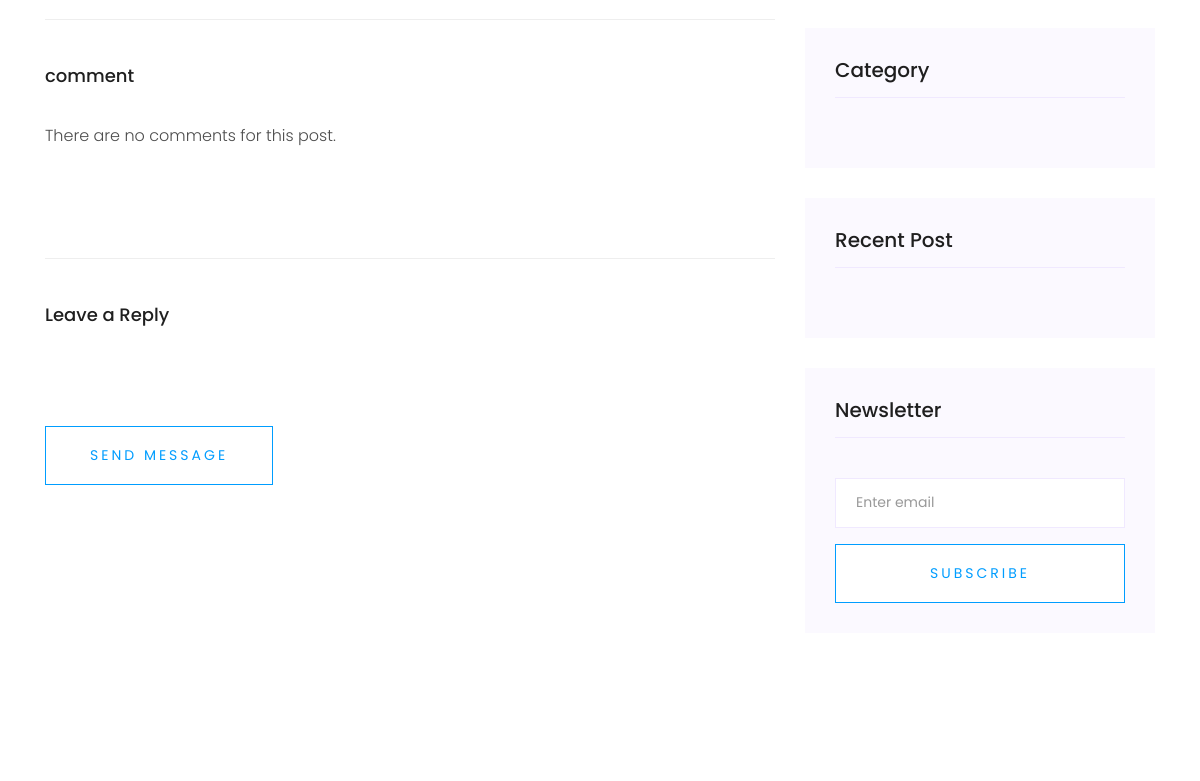
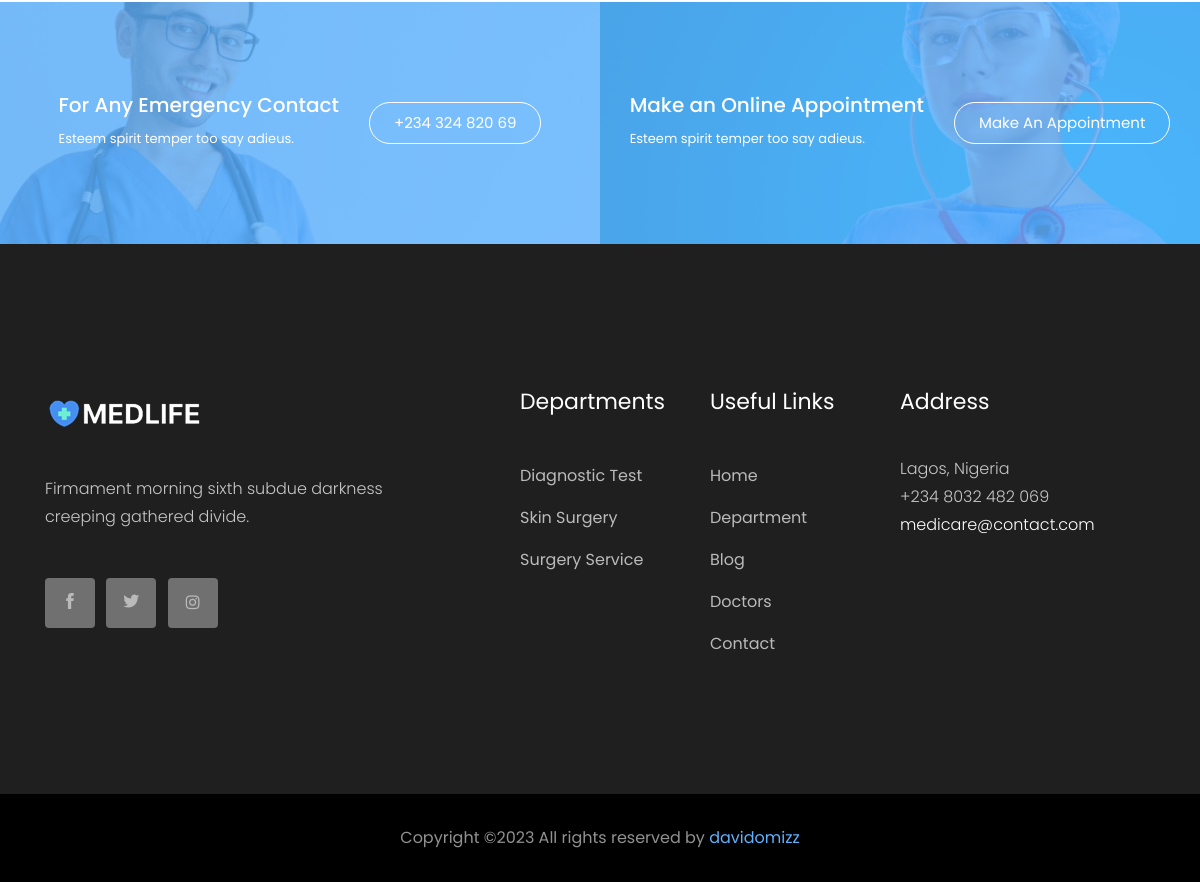
Page /single/diagnostic-test/ (lower part) on the earlier database version (2 pictures, top to bottom).
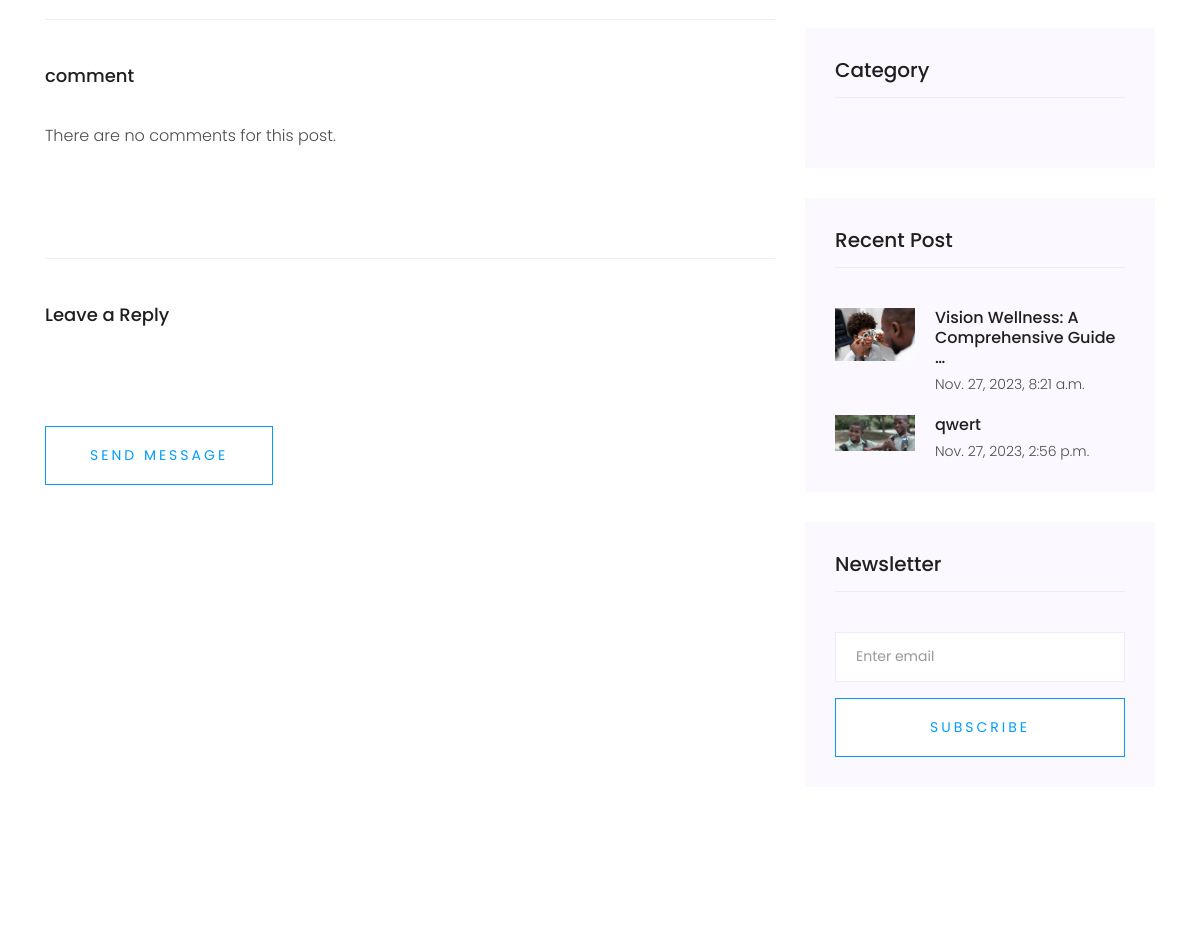
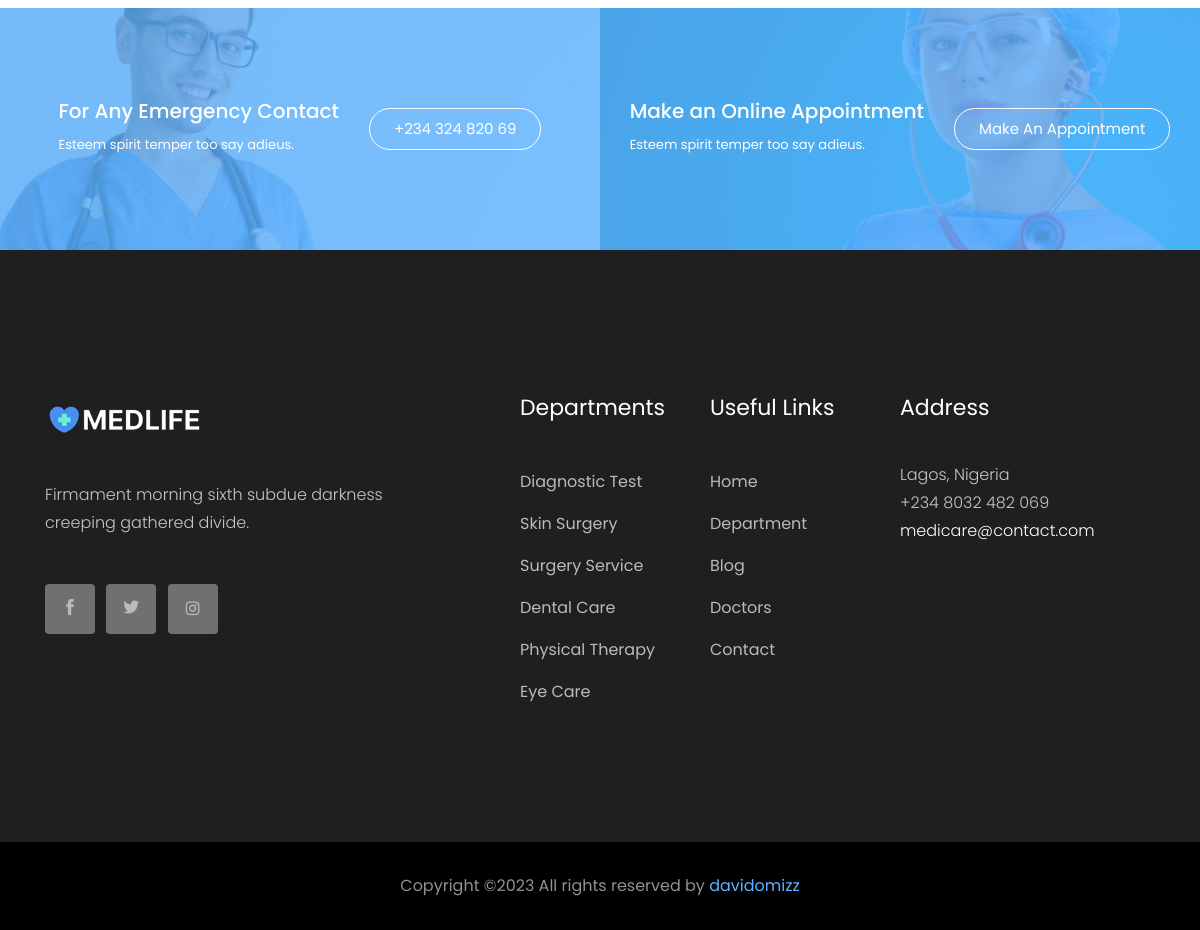
Same page on the later database version (2 pictures, top to bottom).
### app/models.py (models this page shows, shortened)
class Department(models.Model):
    image = models.ImageField(upload_to='department-images')
    name = models.CharField(max_length=255)
    slug = models.SlugField(max_length=255, unique=True, null= True, blank=True)
    description = RichTextField()

class Post(models.Model):
    image = models.ImageField(upload_to='blog')
    title = models.CharField(max_length=255)
    created_on = models.DateTimeField(auto_now_add=True)
    updated_on = models.DateTimeField(auto_now= True)
    views = models.PositiveIntegerField(default=0)
    author = models.ForeignKey(User, on_delete= models.CASCADE,related_name='blog_post')
    category = models.ForeignKey(Category, null=True, blank=True, on_delete=models.CASCADE)
    slug = models.SlugField(max_length=300, unique=True)
    content = RichTextField()

### app/views.py (the view)
# urls.py: path('single/<slug:slug>/', views.single_post, name='single_post'),
def single_post(request, slug):
    return handle_form_submission(request, 'single-blog.html', 'blog', slug)

### app/forms.py
class AppointmentForm(forms.ModelForm):
    patient_name = forms.CharField(label='Full Name',widget=forms.TextInput(attrs={'placeholder': 'Enter full name', 'required': True})
    )
    patient_email = forms.EmailField(label='Email',widget=forms.TextInput(attrs={'placeholder': 'Enter your email', 'type': 'email'})
    )
    appointment_date = forms.DateField(widget=forms.TextInput(attrs={'placeholder': 'Enter your appointment date', 'type': 'date'})
    )
    appointment_time = forms.TimeField(widget=forms.TextInput(attrs={'placeholder': 'Enter your appointment time', 'type': 'time'})
    )
    doctor = forms.ModelChoiceField(queryset=Doctor.objects.all(),empty_label=None,widget=forms.Select(attrs={'required': True}))
    number = forms.CharField(max_length=15,widget=forms.TextInput(attrs={'placeholder': 'Enter your phone number', 'type': 'number'}), required=True)
    department = forms.ModelChoiceField(queryset=Department.objects.all(),empty_label=None, widget=forms.Select(attrs={'required': True})
    )
    class Meta:
        model = Appointment
        fields = ('patient_name', 'appointment_date', 'appointment_time', 'doctor', 'number', 'patient_email', 'department')

### app/templates/single-blog.html (shortened to what the changed rows need)
{% extends 'base.html' %}
{% load static %}
{% block content %}
   <section class="blog_area single-post-area section-padding">
      <div class="container">
         <div class="row">
            <div class="col-lg-4">
               <div class="blog_right_sidebar">
                  <aside class="single_sidebar_widget popular_post_widget">
                     {% if posts %}
                        {% for post in posts %}
                           <div class="media post_item">
                              <img src="{{ post.image.url }}" alt="post" width="80">
                              <div class="media-body">
                                 <a href="single-blog.html">
                                    <h3>{{ post.title|truncatewords:5 }}</h3>                                 </a>
                                 <p>{{ post.created_on }}</p>
                              </div>
                           </div>
                        {% endfor %}
                     {% endif %}
                  </aside>
               </div>
            </div>
         </div>
      </div>
   </section>
   {% endblock %}

### app/templates/base.html (shortened to what the changed rows need)
{% load static %}
<!doctype html>
<html class="no-js" lang="zxx">
<head>
    <link rel="stylesheet" href="{% static 'css/bootstrap.min.css' %}">
    <link rel="stylesheet" href="{% static 'css/owl.carousel.min.css' %}">
    <link rel="stylesheet" href="{% static 'css/magnific-popup.css' %}">
    <link rel="stylesheet" href="{% static 'css/font-awesome.min.css' %}">
    <link rel="stylesheet" href="{% static 'css/themify-icons.css' %}">
    <link rel="stylesheet" href="{% static 'css/nice-select.css' %}">
    <link rel="stylesheet" href="{% static 'css/flaticon.css' %}">
    <link rel="stylesheet" href="{% static 'css/gijgo.css' %}">
    <link rel="stylesheet" href="{% static 'css/animate.css' %}">
    <link rel="stylesheet" href="{% static 'css/slicknav.css' %}">
    <link rel="stylesheet" href="{% static 'css/style.css' %}">
</head>
<body>
    {% block content %}
    {% endblock %}
    <footer class="footer">
        <div class="footer_top">
            <div class="container">
                <div class="row">
                    <div class="col-xl-2 offset-xl-1 col-md-6 col-lg-3">
                        <div class="footer_widget">
                            <ul>
                                {% if departments %}
                                    {% for department in departments %}
                                        <li><a href="{% url 'single_department' department.slug %}">{{  department.name }}</a></li>
                                    {% endfor %}
                                {% endif %}
                            </ul>
                        </div>
                    </div>
                </div>
            </div>
        </div>
    </footer>
</body>
</html>

Differences in the rows shown:
added Post: image (picture), title "Vision Wellness: A Comprehensive Guide …", created_on "Nov. 27, 2023, 8:21 a.m."
added Post: image (picture), title "qwert", created_on "Nov. 27, 2023, 2:56 p.m."
added Department: name "Dental Care"
added Department: name "Physical Therapy"
added Department: name "Eye Care"
